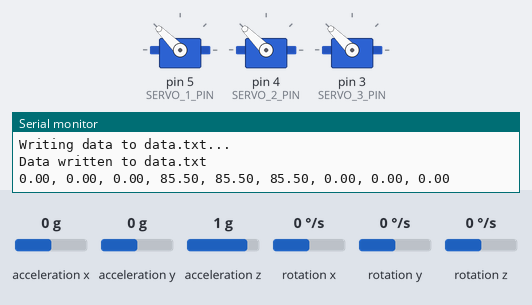
A program run on a simulated Teensy 4. Parts: 3 × servo, the last lines printed to the serial monitor. The inputs (shaded band) are chosen by the test bench; at power-on: acceleration x 0 g, acceleration y 0 g, acceleration z 1 g, rotation x 0 °/s, rotation y 0 °/s, rotation z 0 °/s. Storage starts empty.

Above: at 4.2 s.
4.3 s: acceleration x set to -1.4 g
At 7.0 s:
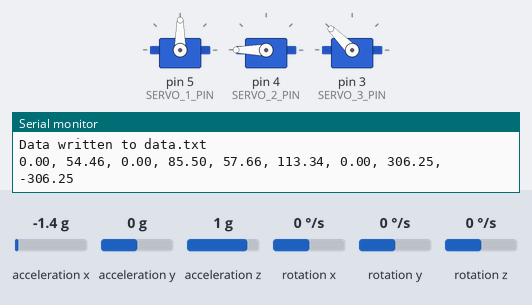
7.3 s: acceleration y set to -1.4 g
At 8.55 s:
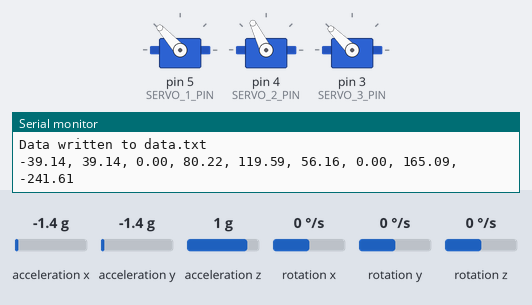
10.3 s: acceleration z set to 0 g
13.3 s: acceleration x set to -0.8 g
At 14.61 s:
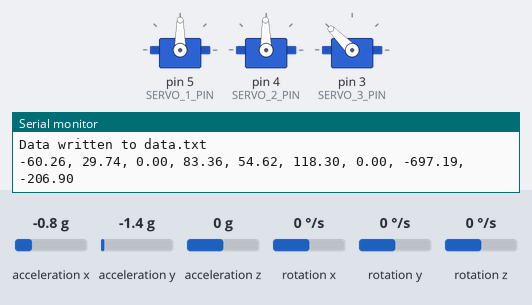
16.3 s: acceleration x set to 0 g
At 17.1 s:
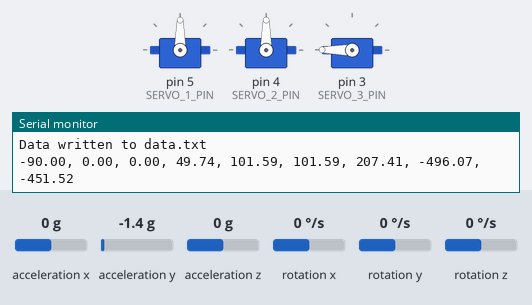
18.0 s: acceleration y set to 0 g
At 18.33 s:
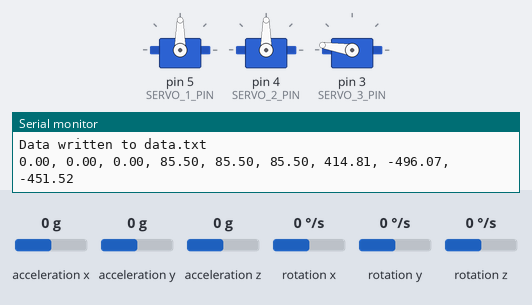
Timing chart, 0 to 20.9 s (numbered marks = the images above; inputs shaded):
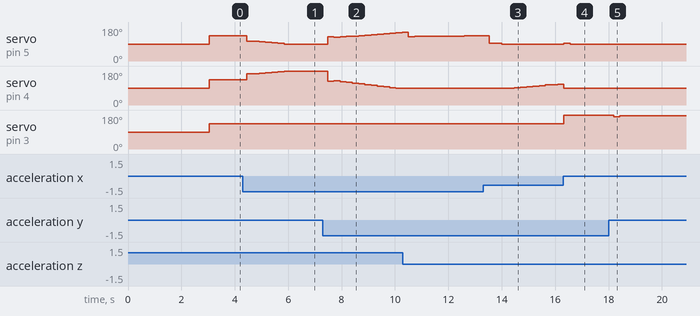

The program:

main.cpp
```cpp
#include<Arduino.h>
#include <Wire.h>
#include <Servo.h>
#include <MPU6050_tockn.h>
#include<SD.h>


File dataFile;


#define SERVO_1_PIN 5 // Zpb3
#define SERVO_2_PIN 4 // Zpb2
#define SERVO_3_PIN 3 // Zpb1


MPU6050 mpu6050(Wire);

Servo servo1;
Servo servo2;
Servo servo3;

float servo_lower_limit_deg = 90;
float servo_upper_limit_deg = 180;
float servo_range = servo_upper_limit_deg - servo_lower_limit_deg;

float initial_servo_position = 90;


double cumulative_error1 = 0;
float previous_error1 = 0;

float Kp1 = 2;
double Ki1 = 0.2;
float Kd1 = 0.2;


double cumulative_error2 = 0;
float previous_error2 = 0;

float Kp2 = 2;
double Ki2 = 0.2;
float Kd2 = 0.2;


double cumulative_error3 = 0;
float previous_error3 = 0;

float Kp3 = 2;
double Ki3 = 0.2;
float Kd3 = 0.2;


float theta_x,theta_y, theta_z, Xpb1, Ypb1, Zpb1, Xpb2, Ypb2, Zpb2, Xpb3, Ypb3, Zpb3;
float l12_1,l12_2,l12_3, a1, b1, c1, a2, b2,c2,a3,b3,c3,alpha1,alpha2,alpha3,l12_x1,l12_x2,l12_x3, l12_y1,l12_y2,l12_y3, l12_z1,l12_z2,l12_z3;
float Xp1 = 0;
float Xp2 = -32;
float Xp3 = 32;
float Yp1 = 40;
float Yp2 = -18;
float Yp3 = -18;
float Zp1 = 0;
float Zp2 = 0;
float Zp3 = 0;
float Ztb = 85.5;
float l1 = 15;
float l2 = 85;
float Mx1 = 35;
float Mx2 = 12;
float Mx3 = 12;

float My1 = 0;
float My2 = 30;
float My3 = 30;

float Mz1 = 0;
float Mz2 = 0;
float Mz3 = 0;

float theta_1 = 0;
float theta_2 = 120;
float theta_3 = 240;


// Servo angles (in degrees)
float servoAngle1 = initial_servo_position;
float servoAngle2 = initial_servo_position;
float servoAngle3 = initial_servo_position;

float z_coordinate (float theta_x, float theta_y, float theta_z, float Xp, float Yp, float Zp)

{

  float Zpb = Xp*(-1*sin(theta_y)) + Yp*(cos(theta_y)*sin(theta_x)) + Zp*(cos(theta_y)*cos(theta_x)) + Ztb;

  return Zpb;
}

float middle(float a, float b, float c)
{
  // Checking for b
    if ((a < b && b < c) || (c < b && b < a))
       return b;

    // Checking for a
    else if ((b < a && a < c) || (c < a && a < b))
       return a;

    else
       return c;
}

float pid(float kp, double ki, float kd, double *errorSum, float *lastError, float current_z, float desired_z)
{
    // input --> Z coordiate data from the calculations
    // output --> New angle for servo to move to reach desired z coordiate  point


    float error = desired_z - current_z;
    float errorDiff = error - *lastError;

    float pidOutput = kp * error + ki * *errorSum + kd * errorDiff;

    *errorSum += error;
    *lastError = error;

    float newServoAngle = map(pidOutput, -1 * servo_range, servo_range, servo_lower_limit_deg, servo_upper_limit_deg);

    if( newServoAngle > servo_upper_limit_deg )
    {
        newServoAngle = servo_upper_limit_deg;
    }

    if( newServoAngle < servo_lower_limit_deg)
    {
        newServoAngle = servo_lower_limit_deg;
    }

    return newServoAngle;

}

void setup()
{
    Serial.begin(9600);
    Wire.begin();
    servo1.attach(SERVO_1_PIN);
    servo2.attach(SERVO_2_PIN);
    servo3.attach(SERVO_3_PIN);
    delay(50);

    servo1.write(initial_servo_position);
    servo2.write(initial_servo_position);
    servo3.write(initial_servo_position);
    mpu6050.begin();
    mpu6050.calcGyroOffsets(true);
}

void loop()
{


    mpu6050.update();

    theta_x = mpu6050.getAngleX();
    theta_y = mpu6050.getAngleY();
    theta_z = mpu6050.getAngleZ();

    Zpb1 = z_coordinate(theta_x, theta_y, theta_z, Xp1, Yp1, Zp1);
    Zpb2 = z_coordinate(theta_x, theta_y, theta_z, Xp2, Yp2, Zp2);
    Zpb3 = z_coordinate(theta_x, theta_y, theta_z, Xp3, Yp3, Zp3);

    float desired_angle = middle(Zpb1, Zpb2, Zpb3);

    float servo_angle1 = pid(Kp1, Ki1, Kd1, &cumulative_error1, &previous_error1, Zpb1, desired_angle);
    float servo_angle2 = pid(Kp2, Ki2, Kd2, &cumulative_error2, &previous_error2, Zpb2, desired_angle);
    float servo_angle3 = pid(Kp3, Ki3, Kd3, &cumulative_error3, &previous_error3, Zpb3, desired_angle);


    servo3.write(servo_angle1);
    servo2.write(servo_angle2);
    servo1.write(servo_angle3);

// Initialize SD card

 if (!SD.begin(BUILTIN_SDCARD)) {
   Serial.println("SD card initialization failed!");
   return;
}
//
Serial.println("SD card initialized successfully.");
//
//  Open file for writing
dataFile = SD.open("data.txt", FILE_WRITE);

 if (!dataFile) {
   Serial.println("Error opening data.txt");
   return;
 }

Serial.println("Writing data to data.txt...");

  // Write some data to the file
  String data = "";
    data += String(theta_x) + ", " + String(theta_y) + ", " + String(theta_z) + ", " + String(Zpb1) + ", " + String(Zpb2) + ", " + String(Zpb3) + ", "+ String(cumulative_error1) + ", " + String(cumulative_error2) + ", " + String(cumulative_error3);
dataFile.println(data);

// Close the file
dataFile.close();

Serial.println("Data written to data.txt");
  Serial.println(data);

    delay(200);


}
```

cs.cpp
```cpp
// #include <Arduino.h>
// #include <Wire.h>
// #include <Servo.h>
// #include <MPU6050_tockn.h>
// #include<SD.h>


// File dataFile;


// #define SERVO_1_PIN 5 // Zpb3
// #define SERVO_2_PIN 4 // Zpb2
// #define SERVO_3_PIN 3 // Zpb1

// MPU6050 mpu6050(Wire);

// Servo servo1;
// Servo servo2;
// Servo servo3;

// float servo_lower_limit_deg = 0;
// float servo_upper_limit_deg = 90;
// float servo_range = servo_upper_limit_deg - servo_lower_limit_deg;

// float initial_servo_position = 0;


// float cumulative_error1 = 0;
// float previous_error1 = 0;

// float Kp1 = 1.5;
// float Ki1 = 0.05;
// float Kd1 = 0.1;


// float cumulative_error2 = 0;
// float previous_error2 = 0;

// float Kp2 = 1.5;
// float Ki2 = 0.05;
// float Kd2 = 0.1;


// float cumulative_error3 = 0;
// float previous_error3 = 0;

// float Kp3 = 1.5;
// float Ki3 = 0.05;
// float Kd3 = 0.1;


// float theta_x,theta_y, theta_z, Xpb1, Ypb1, Zpb1, Xpb2, Ypb2, Zpb2, Xpb3, Ypb3, Zpb3;
// float l12_1,l12_2,l12_3, a1, b1, c1, a2, b2,c2,a3,b3,c3,alpha1,alpha2,alpha3,l12_x1,l12_x2,l12_x3, l12_y1,l12_y2,l12_y3, l12_z1,l12_z2,l12_z3;
// float Xp1 = 0;
// float Xp2 = -39;
// float Xp3 = 38.9;
// float Yp1 = -41.8;
// float Yp2 = 21;
// float Yp3 = 22.5;
// float Zp1 = 0;
// float Zp2 = 0;
// float Zp3 = 0;
// float Ztb = 85.5;
// float l1 = 15;
// float l2 = 85;
// float Mx1 = 35;
// float Mx2 = 12;
// float Mx3 = 12;

// float My1 = 0;
// float My2 = 30;
// float My3 = 30;

// float Mz1 = 0;
// float Mz2 = 0;
// float Mz3 = 0;

// float theta_1 = 0;
// float theta_2 = 120;
// float theta_3 = 240;


// // Servo angles (in degrees)
// float servoAngle1 = initial_servo_position;
// float servoAngle2 = initial_servo_position;
// float servoAngle3 = initial_servo_position;

// float z_coordinate (float theta_x, float theta_y, float theta_z, float Xp, float Yp, float Zp)

// {

//   float Zpb = Xp*(-1*sin(theta_y)) + Yp*(cos(theta_y)*sin(theta_x)) + Zp*(cos(theta_y)*cos(theta_x)) + Ztb;

//   return Zpb;
// }

// float middle(float a, float b, float c)
// {
//   // Checking for b
//     if ((a < b && b < c) || (c < b && b < a))
//        return b;

//     // Checking for a
//     else if ((b < a && a < c) || (c < a && a < b))
//        return a;

//     else
//        return c;
// }

// float pid(float kp, float ki, float kd, float *errorSum, float *lastError, float current_z, float desired_z)
// {
//     // input --> Z coordiate data from the calculations
//     // output --> New angle for servo to move to reach desired z coordiate  point


//     float error = desired_z - current_z;
//     float errorDiff = error - *lastError;

//     float pidOutput = kp * error + ki * *errorSum + kd * errorDiff;

//     *errorSum += error;
//     *lastError = error;

//     float newServoAngle = map(pidOutput, -1 * servo_range, servo_range, servo_lower_limit_deg, servo_upper_limit_deg);

//     if( newServoAngle > servo_upper_limit_deg )
//     {
//         newServoAngle = servo_upper_limit_deg;
//     }

//     if( newServoAngle < servo_lower_limit_deg)
//     {
//         newServoAngle = servo_lower_limit_deg;
//     }

//     return newServoAngle;

// }

// void setup()
// {
//     Serial.begin(9600);
//     Wire.begin();
//     mpu6050.begin();
//     mpu6050.calcGyroOffsets(false);
//     servo1.attach(SERVO_1_PIN);
//     servo2.attach(SERVO_2_PIN);
//     servo3.attach(SERVO_3_PIN);
//     delay(50);

//     servo1.write(initial_servo_position);
//     servo2.write(initial_servo_position);
//     servo3.write(initial_servo_position);
// }

// void loop()
// {
//     theta_x = mpu6050.getAngleX() ;
//     theta_y = mpu6050.getAngleY();
//     theta_z = mpu6050.getAngleZ() ;

//     Zpb1 = z_coordinate(theta_x, theta_y, theta_z, Xp1, Yp1, Zp1);
//     Zpb2 = z_coordinate(theta_x, theta_y, theta_z, Xp2, Yp2, Zp2);
//     Zpb3 = z_coordinate(theta_x, theta_y, theta_z, Xp3, Yp3, Zp3);

//     float desired_angle = middle(Zpb1, Zpb2, Zpb3);

//     float servo_angle1 = pid(Kp1, Ki1, Kd1, &cumulative_error1, &previous_error1, Zpb1, desired_angle);
//     float servo_angle2 = pid(Kp2, Ki2, Kd2, &cumulative_error2, &previous_error2, Zpb2, desired_angle);
//     float servo_angle3 = pid(Kp3, Ki3, Kd3, &cumulative_error3, &previous_error3, Zpb3, desired_angle);


//     servo3.write(servo_angle1);
//     servo2.write(servo_angle2);
//     servo1.write(servo_angle3);

//     // Initialize SD card
//   if (!SD.begin(BUILTIN_SDCARD)) {
//     Serial.println("SD card initialization failed!");
//     return;
//   }

//   Serial.println("SD card initialized successfully.");

//   // Open file for writing
//   dataFile = SD.open("data.txt", FILE_WRITE);

//   if (!dataFile) {
//     Serial.println("Error opening data.txt");
//     return;
//   }

//   Serial.println("Writing data to data.txt...");

//   // Write some data to the file
//   String data = "";
//     data += String(theta_x) + ", " + String(theta_y) + ", " + String(theta_z) + ", " + String(Zpb1) + ", " + String(Zpb2) + ", " + String(Zpb3) + String(servo_angle1) + ", " + String(servo_angle2) + ", " + String(servo_angle3);
//     dataFile.println(data);

//   // Close the file
//   dataFile.close();

//   Serial.println("Data written to data.txt");

//     delay(50);


// }
```

motor.cpp
```cpp
// #include <Servo.h>
// #include <Arduino.h>

// Servo myservo;  // create servo object to control a servo

// Servo myservo1;  // create servo object to control a servo

// Servo myservo2;  // create servo object to control a servo
// // twelve servo objects can be created on most boards

// void setup() {
//   Serial.begin(9600);
//   myservo.attach(4);  // attaches the servo on pin 9 to the servo object

//   myservo1.attach(3);  // attaches the servo on pin 9 to the servo object
// //
//   myservo2.attach(5);  // attaches the servo on pin 9 to the servo object
// }

// void loop() {

//    for (pos = 0; pos <= 45; pos += 1) { // goes from 180 degrees to 0 degrees
//     myservo.write(pos);
//     myservo1.write(pos);
//     myservo2.write(pos); // tell servo to go to position in variable 'pos'
//     delay(10);                       // waits 15ms for the servo to reach the position
//   }
// //
//    for (pos = 45; pos >= 0; pos -= 1) { // goes from 0 degrees to 180 degrees
//     // in steps of 1 degree
//     myservo.write(pos);
//     myservo1.write(pos);
//     myservo2.write(pos);// tell servo to go to position in variable 'pos'
//     delay(10);                       // waits 15ms for the servo to reach the position
//   }
// }
```

Measured:
- after the input at 4.3 s, servo on pin 5 (SERVO_1_PIN): moves from 135° to 90° over 1.4 s, starting after 0.15 s; servo on pin 4 (SERVO_2_PIN): moves from 135° to 180° over 1.6 s, starting after 0.15 s
- after the input at 7.3 s, servo on pin 5 (SERVO_1_PIN): 90° → 128° after 0.18 s, → 125° 0.23 s later, → 128° 0.23 s later, → 130° 0.23 s later, … (13 changes in this stretch); servo on pin 4 (SERVO_2_PIN): 180° → 125° after 0.18 s, → 128° 0.23 s later, → 124° 0.23 s later, → 120° 0.23 s later, … (12 changes in this stretch)
- after the input at 13.3 s, servo on pin 4 (SERVO_2_PIN): moves from 90° to 111° over 1.6 s, starting after 1.2 s
- after the input at 16.3 s, servo on pin 5 (SERVO_1_PIN): 90° → 93° at once, → 90° 0.23 s later; servo on pin 3 (SERVO_3_PIN): 135° → 180° at once
- after the input at 18.0 s, servo on pin 3 (SERVO_3_PIN): 180° → 171° after 0.19 s, → 176° 0.23 s later
